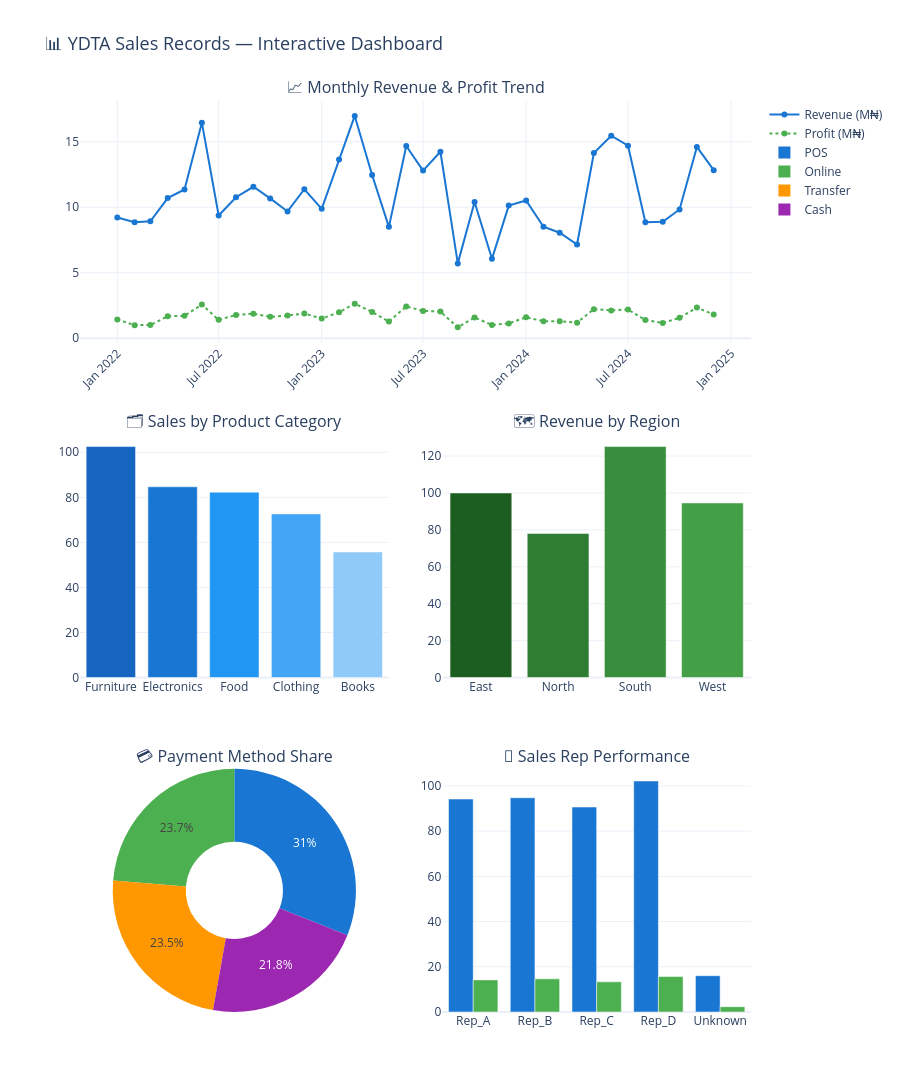

Source (notebook cell):
### Code cell
# Main 6-Panel Interactive Dashboard
import plotly.graph_objects as go
from plotly.subplots import make_subplots

fig = make_subplots(
    rows=3, cols=2,
    subplot_titles=[
        '📈 Monthly Revenue & Profit Trend',
        '🗂️ Sales by Product Category',
        '🗺️ Revenue by Region',
        '💳 Payment Method Share',
        '👤 Sales Rep Performance',
        '🔥 Category vs Region Heatmap'
    ],
    specs=[
        [{'colspan': 2}, None],
        [{}, {}],
        [{'type': 'domain'}, {}]
    ],
    vertical_spacing=0.10,
    horizontal_spacing=0.08
)

# Panel 1: Monthly Trend
fig.add_trace(go.Scatter(
    x=monthly_trend['Period'],
    y=monthly_trend['Total_Sales']/1e6,
    mode='lines+markers',
    name='Revenue (M₦)',
    line=dict(color='#1976D2', width=2)
), row=1, col=1)

fig.add_trace(go.Scatter(
    x=monthly_trend['Period'],
    y=monthly_trend['Profit']/1e6,
    mode='lines+markers',
    name='Profit (M₦)',
    line=dict(color='#4CAF50', width=2, dash='dot')
), row=1, col=1)

# Panel 2: Category Sales
cat_s = cat_summary.sort_values('Total_Sales', ascending=False)
fig.add_trace(go.Bar(
    x=cat_s['Product_Category'],
    y=cat_s['Total_Sales']/1e6,
    name='Sales by Category',
    marker_color=['#1565C0','#1976D2','#2196F3','#42A5F5','#90CAF9'],
    showlegend=False
), row=2, col=1)

# Panel 3: Region Revenue
fig.add_trace(go.Bar(
    x=region_summary['Region'],
    y=region_summary['Total_Sales']/1e6,
    name='Sales by Region',
    marker_color=['#1B5E20','#2E7D32','#388E3C','#43A047'],
    showlegend=False
), row=2, col=2)

# Panel 4: Payment Method Pie
fig.add_trace(go.Pie(
    labels=pay_summary['Payment_Method'],
    values=pay_summary['Count'],
    hole=0.4,
    marker=dict(colors=['#1976D2','#4CAF50','#FF9800','#9C27B0'])
), row=3, col=1)

# Panel 5: Sales Rep
fig.add_trace(go.Bar(
    x=rep_summary['Sales_Rep'],
    y=rep_summary['Total_Sales']/1e6,
    name='Rep Revenue',
    marker_color='#1976D2',
    showlegend=False
), row=3, col=2)

fig.add_trace(go.Bar(
    x=rep_summary['Sales_Rep'],
    y=rep_summary['Profit']/1e6,
    name='Rep Profit',
    marker_color='#4CAF50',
    showlegend=False
), row=3, col=2)

fig.update_layout(
    height=1100,
    title_text='📊 YDTA Sales Records — Interactive Dashboard',
    title_font_size=18,
    template='plotly_white'
)
fig.update_xaxes(tickangle=-45, row=1, col=1)
fig.show()

### Figure 1 — Plotly figure (JSON) as saved in the notebook; plotly's stock layout.template omitted (floating-point values rounded to 4 significant figures)
{"data": [{"line": {"color": "#1976D2", "width": 2}, "mode": "lines+markers", "name": "Revenue (M₦)", "type": "scatter", "x": ["2022-01", "2022-02", "2022-03", "2022-04", "2022-05", "2022-06", "2022-07", "2022-08", "2022-09", "2022-10", "2022-11", "2022-12", "2023-01", "2023-02", "2023-03", "2023-04", "2023-05", "2023-06", "2023-07", "2023-08", "2023-09", "2023-10", "2023-11", "2023-12", "2024-01", "2024-02", "2024-03", "2024-04", "2024-05", "2024-06", "2024-07", "2024-08", "2024-09", "2024-10", "2024-11", "2024-12"], "xaxis": "x", "y": [9.22, 8.847, 8.929, 10.69, 11.36, 16.45, 9.364, 10.76, 11.56, 10.67, 9.677, 11.37, 9.875, 13.65, 16.97, 12.46, 8.502, 14.68, 12.8, 14.23, 5.712, 10.4, 6.059, 10.12, 10.52, 8.507, 8.05, 7.15, 14.14, 15.46, 14.7, 8.862, 8.892, 9.824, 14.6, 12.83], "yaxis": "y"}, {"line": {"color": "#4CAF50", "dash": "dot", "width": 2}, "mode": "lines+markers", "name": "Profit (M₦)", "type": "scatter", "x": ["2022-01", "2022-02", "2022-03", "2022-04", "2022-05", "2022-06", "2022-07", "2022-08", "2022-09", "2022-10", "2022-11", "2022-12", "2023-01", "2023-02", "2023-03", "2023-04", "2023-05", "2023-06", "2023-07", "2023-08", "2023-09", "2023-10", "2023-11", "2023-12", "2024-01", "2024-02", "2024-03", "2024-04", "2024-05", "2024-06", "2024-07", "2024-08", "2024-09", "2024-10", "2024-11", "2024-12"], "xaxis": "x", "y": [1.425, 0.997, 1.002, 1.673, 1.708, 2.564, 1.398, 1.775, 1.872, 1.63, 1.736, 1.88, 1.497, 1.98, 2.636, 2.003, 1.267, 2.423, 2.083, 2.037, 0.8319, 1.587, 1.007, 1.124, 1.593, 1.295, 1.286, 1.185, 2.217, 2.123, 2.188, 1.384, 1.16, 1.556, 2.336, 1.808], "yaxis": "y"}, {"marker": {"color": ["#1565C0", "#1976D2", "#2196F3", "#42A5F5", "#90CAF9"]}, "name": "Sales by Category", "showlegend": false, "type": "bar", "x": ["Furniture", "Electronics", "Food", "Clothing", "Books"], "xaxis": "x2", "y": [102.5, 84.67, 82.29, 72.65, 55.78], "yaxis": "y2"}, {"marker": {"color": ["#1B5E20", "#2E7D32", "#388E3C", "#43A047"]}, "name": "Sales by Region", "showlegend": false, "type": "bar", "x": ["East", "North", "South", "West"], "xaxis": "x3", "y": [100.0, 78.11, 125.2, 94.62], "yaxis": "y3"}, {"domain": {"x": [0, 0.46], "y": [0, 0.2667]}, "hole": 0.4, "labels": ["POS", "Online", "Transfer", "Cash"], "marker": {"colors": ["#1976D2", "#4CAF50", "#FF9800", "#9C27B0"]}, "type": "pie", "values": [293, 224, 222, 206]}, {"marker": {"color": "#1976D2"}, "name": "Rep Revenue", "showlegend": false, "type": "bar", "x": ["Rep_A", "Rep_B", "Rep_C", "Rep_D", "Unknown"], "xaxis": "x4", "y": [94.2, 94.78, 90.66, 102.2, 16.06], "yaxis": "y4"}, {"marker": {"color": "#4CAF50"}, "name": "Rep Profit", "showlegend": false, "type": "bar", "x": ["Rep_A", "Rep_B", "Rep_C", "Rep_D", "Unknown"], "xaxis": "x4", "y": [14.21, 14.66, 13.36, 15.69, 2.346], "yaxis": "y4"}], "layout": {"annotations": [{"font": {"size": 16}, "showarrow": false, "text": "📈 Monthly Revenue & Profit Trend", "x": 0.5, "xanchor": "center", "xref": "paper", "y": 1, "yanchor": "bottom", "yref": "paper"}, {"font": {"size": 16}, "showarrow": false, "text": "🗂️ Sales by Product Category", "x": 0.23, "xanchor": "center", "xref": "paper", "y": 0.6333, "yanchor": "bottom", "yref": "paper"}, {"font": {"size": 16}, "showarrow": false, "text": "🗺️ Revenue by Region", "x": 0.77, "xanchor": "center", "xref": "paper", "y": 0.6333, "yanchor": "bottom", "yref": "paper"}, {"font": {"size": 16}, "showarrow": false, "text": "💳 Payment Method Share", "x": 0.23, "xanchor": "center", "xref": "paper", "y": 0.2667, "yanchor": "bottom", "yref": "paper"}, {"font": {"size": 16}, "showarrow": false, "text": "👤 Sales Rep Performance", "x": 0.77, "xanchor": "center", "xref": "paper", "y": 0.2667, "yanchor": "bottom", "yref": "paper"}], "height": 1100, "title": {"font": {"size": 18}, "text": "📊 YDTA Sales Records — Interactive Dashboard"}, "xaxis": {"anchor": "y", "domain": [0, 1], "tickangle": -45}, "xaxis2": {"anchor": "y2", "domain": [0, 0.46]}, "xaxis3": {"anchor": "y3", "domain": [0.54, 1]}, "xaxis4": {"anchor": "y4", "domain": [0.54, 1]}, "yaxis": {"anchor": "x", "domain": [0.7333, 1]}, "yaxis2": {"anchor": "x2", "domain": [0.3667, 0.6333]}, "yaxis3": {"anchor": "x3", "domain": [0.3667, 0.6333]}, "yaxis4": {"anchor": "x4", "domain": [0, 0.2667]}}}
